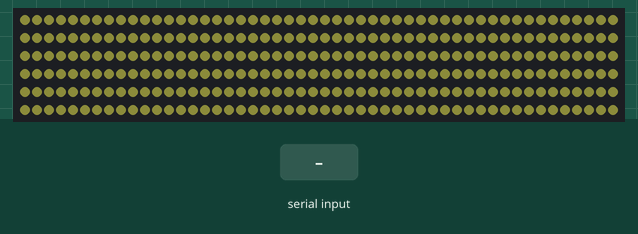
Simulated run of this sketch. Board: Arduino Uno, built with avr-gcc and run on an emulated ATmega328P. On the bench: 300 RGB LEDs in strip order, left to right, continuing on the next row. The test bench sets the inputs (shaded band). Dim RGB values are drawn brighter than linear.

Above: at 3.08 s.
3.3 s: "4" received over Serial
At 3.36 s:
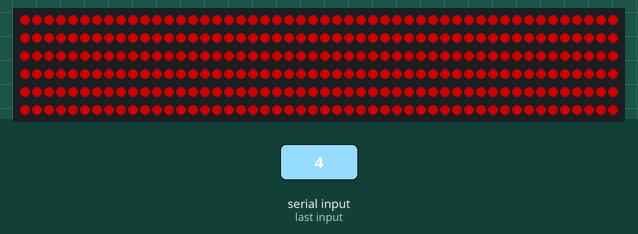
At 5.01 s:
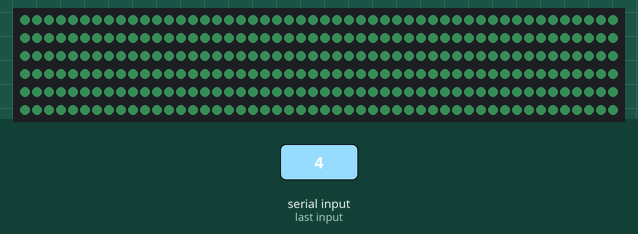

The sketch:

LED_prototype.ino
```cpp
#include "FastLED.h"

// how many LEDs in your strip?
#define NUM_LEDS 300
#define DATA_PIN 3
CRGB leds[NUM_LEDS];

int incomingByte = 0;
int state = 0; // 0 = idle, 1 = ep, 2 = tb, 3 = hrtly

int fadeClock = 0;

void setup () {
  FastLED.addLeds<WS2812B, DATA_PIN, GRB>(leds, NUM_LEDS);
  FastLED.setBrightness(100);
  Serial.begin(9600);
  delay(2000);
}

void loop() {
  fadeClock++;
  if (fadeClock >= 255) {
    fadeClock = 0;
  }

  switch(state) {
    case 0: // IDLE || RGB fade while waiting for player
      solidColor( CHSV( fadeClock, 100, 100) );
      break;
    // when player active, pulsing solid color corresponding to their character
    case 1: // EP
      characterColorPulse(42);
      //solidColor( CHSV( 85, 255, fadeClock) );
      break;
    case 2: // TB
      characterColorPulse(85);
      //solidColor( CHSV( 85, 255, fadeClock) );
      break;
    case 3: // HRTLY
      characterColorPulse(230);
      //solidColor( CHSV( 230, 255, fadeClock) );
      break;
    default:
      break;
  }

  // check for serial port inputs from unity
  if (Serial.available() > 0) {
    // read the incoming byte:
    incomingByte = Serial.read();

    switch(incomingByte) {
      case 48: // 0 - set to idle
        state = 0;
        break;
      case 49: // 1 - set to ep
        state = 1;
        break;
      case 50: // 2 - set to tb
        state = 2;
        break;
      case 51: // 3 - set to hrtly
        state = 3;
        break;
      case 52: // 4 - incorrect answer
        flashWrong();
        break;
      default:
        break;
    }

    // say what you got:
    //Serial.print("I received: ");
    //Serial.println(incomingByte, DEC);
    //Serial.println(state);
  }

  delay(1);
}

// used by the state switch statement to create a pulsing color effect
  void characterColorPulse(int hue) {
    float pulse = sin(fadeClock * 0.0123); // 0.0246 ≈ 2π/255
    uint8_t brightness = (uint8_t)((pulse + 1.0) * 127.5); // scale to 0–255
    solidColor(CHSV(hue, 255, brightness));
  }

void solidColor(CHSV color) {
  for (int i = 0; i < NUM_LEDS; i++) {
    leds[i] = color;
  }
  FastLED.show();
}

void flashWrong() {
  for (int i = 0; i < 4; i++) {
    solidColor( CHSV( 0, 255, 255) );
    delay(100);
    solidColor( CHSV( 0, 0, 0) );
    delay(100);
  }
}
```
